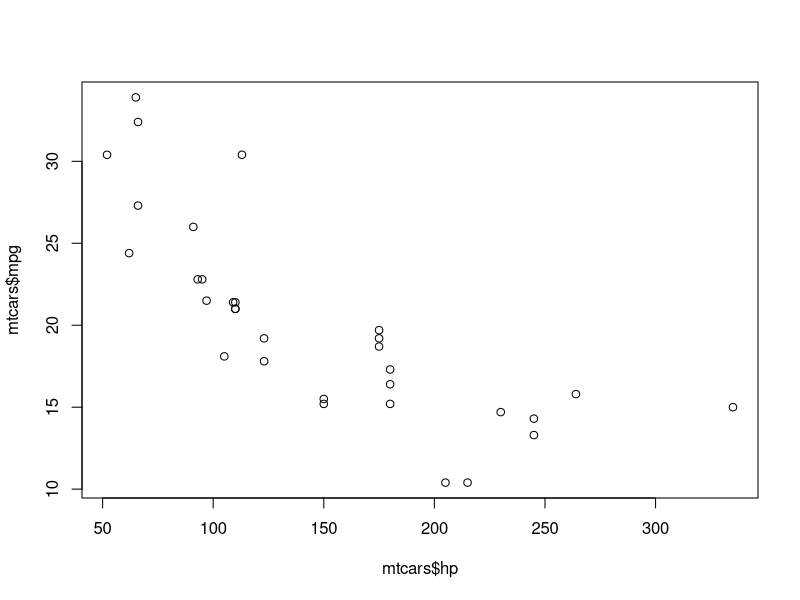
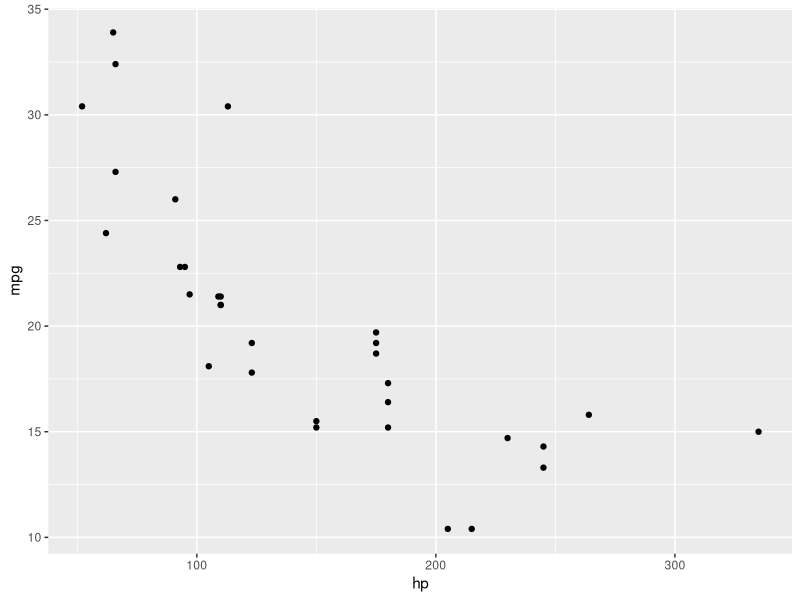
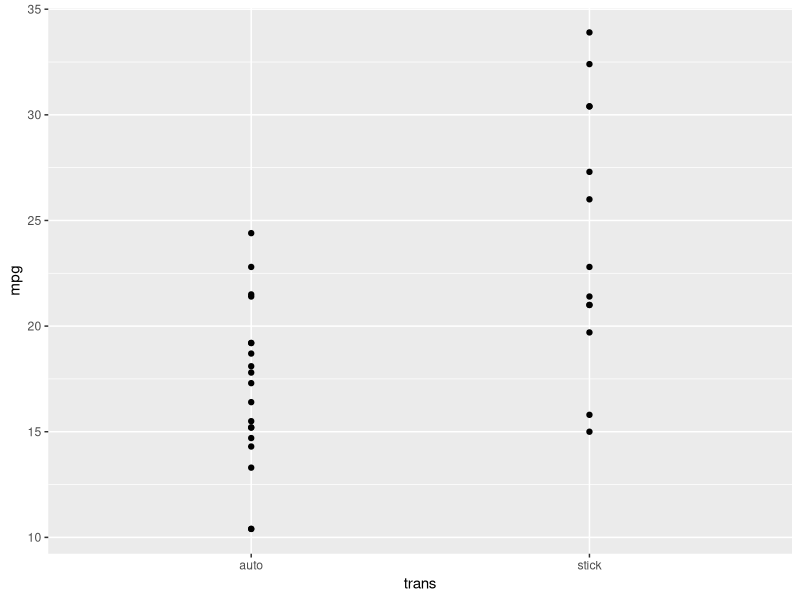
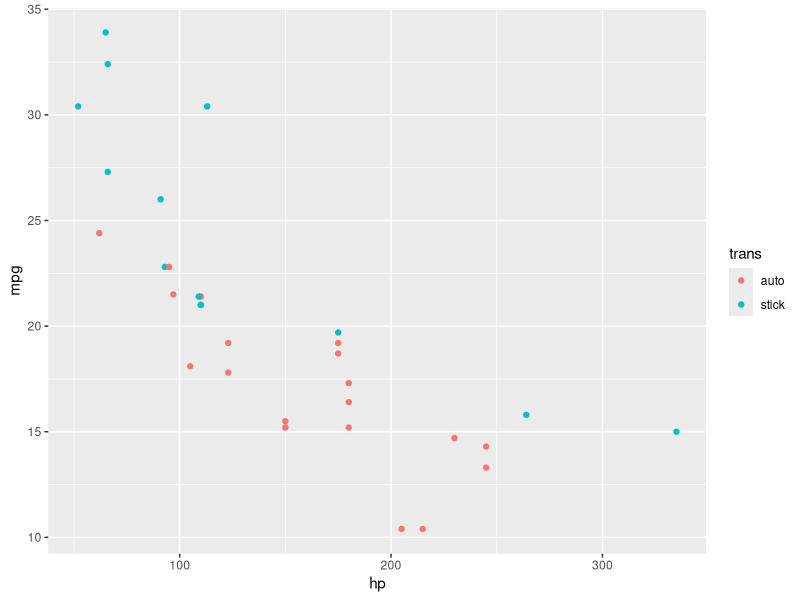
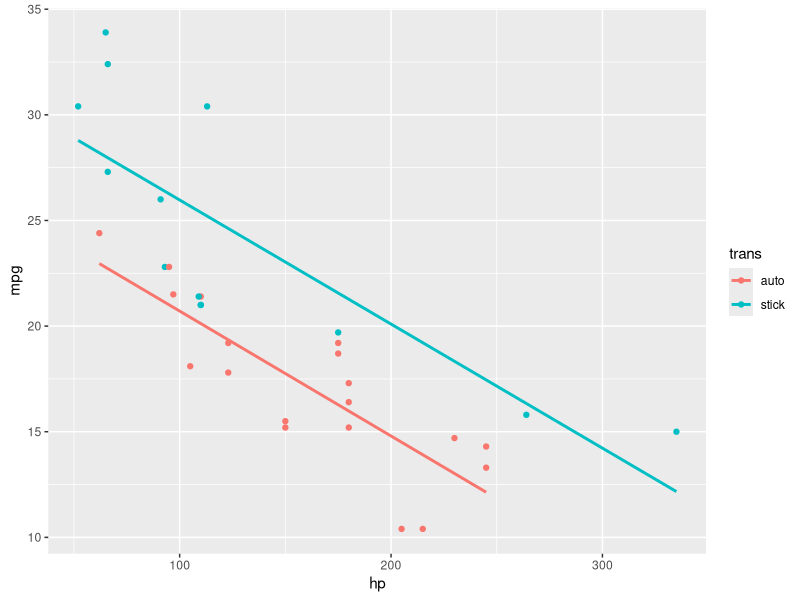

Generate these figures, in order, with R:
# multiple regression demo
library(ggplot2) # for prettier plotting

# car data
data(mtcars)
?mtcars
str(mtcars)

# "factor" tells R to treat it as a categorical variable
mtcars$trans <- factor(mtcars$am, labels = c("auto","stick"))

# hp vs mpg, linear fit
plot(mtcars$hp, mtcars$mpg)

# prettier plot with ggplot qplot
ggplot2::qplot(hp, mpg, data = mtcars)

# summary of model
summary(lm(mpg~hp,data=mtcars))

# mpg vs transmission as a categorical variable
ggplot2::qplot(trans, mpg, data = mtcars)
summary(lm(mpg~trans,data=mtcars))

# with both
qplot(hp,mpg,col=trans,data=mtcars)
summary( lm(mpg~trans+hp,data=mtcars))
qplot(hp,mpg,col=trans,data=mtcars) + geom_smooth(method="lm",se=F)

# add categorical variable
summary( lm(mpg~hp+factor(gear),data=mtcars))
model <- lm(mpg~hp+factor(gear),data=mtcars)

hp <- 10
gear4 <- 0
gear5 <- 0

27.88193-0.06685*hp+2.63486*gear4+6.57476*gear5
predict(model, data.frame(hp = 10, gear = 3))

hp <- 10
gear4 <- 1
gear5 <- 0
27.88193-0.06685*hp+2.63486*gear4+6.57476*gear5

predict(model, data.frame(hp = 10, gear = 4))

model <- lm(mpg~hp*factor(gear),data=mtcars)
summary(model)

predict(model, data.frame(hp = 10, gear = 4))
hp <- 10
gear5 <- 0
gear4 <- 1
25.307903 -0.052240*hp +15.262616*gear4+7.469550*gear5-0.126946*(hp*gear4) -0.006029*(hp*gear5) 

model <- lm(mpg~trans*factor(gear),data=mtcars)
summary(model)



